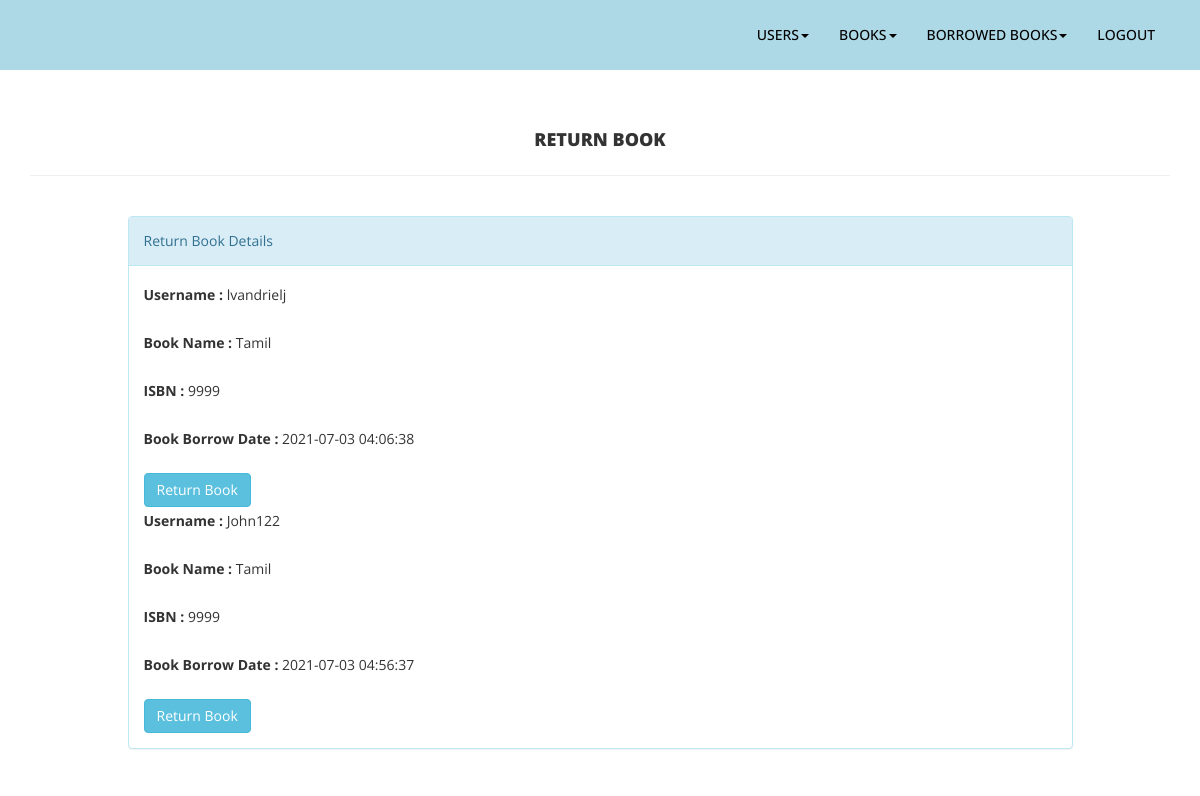
The page /return_book.php?bookName=Tamil on the database its author committed.
### tables this page shows
CREATE TABLE `borrow` (
  `brID` int(3) NOT NULL,
  `bName` varchar(30) NOT NULL,
  `ISBN` int(15) NOT NULL,
  `uUsername` varchar(30) NOT NULL,
  `uEmail` varchar(60) NOT NULL,
  `borrowDate` timestamp NOT NULL DEFAULT current_timestamp(),
  `returnDate` timestamp NULL DEFAULT NULL,
  `status` int(11) NOT NULL
);

### return_book.php (the view, shortened to what this page needs)
<?php
	include('connection.php');
	$bookName = $_GET['bookName'];
?>
<!DOCTYPE html>
<html>
<head>
<link href="css/bootstrap.css" rel="stylesheet">
<link href="css/font-awesome.css" rel="stylesheet">
<link href="css/style.css" rel="stylesheet">
</head>
<body>
<?php include('navbar.php')?>
<div class="content-wra <div class="content-wrapper">
    <div class="container">
		<div class="row pad-botm">
			<div class="col-md-12">
				<h4 class="header-line text-center">Return Book</h4>
			</div>
		</div>
		<div class="row">
			<div class="col-md-10 col-sm-6 col-xs-12 col-md-offset-1""> <div class="panel panel-info">
				<div class="panel-heading">Return Book Details</div>
					<div class="panel-body">
						<form method="post">
							<?php
								$sql = "SELECT `uUsername`, `bName`, `isbn`, `borrowDate`, `returnDate` FROM `borrow` WHERE `bName`='$bookName'";
								$run=mysqli_query($conn,$sql);
								while($row=mysqli_fetch_array($run))
								{
									$username=$row[0];
									$bookname=$row[1];
									$isbn=$row[2];
									$borrowdate=$row[3];
							?>
							<div class="form-group">
								<label>Username :</label>
								<?php echo htmlentities($username);?>
							</div>
							<div class="form-group">
								<label>Book Name :</label>
								<?php echo htmlentities($bookname);?>
							</div>
							<div class="form-group">
								<label>ISBN :</label>
								<?php echo htmlentities($isbn);?>
							</div>
							<div class="form-group">
								<label>Book Borrow Date :</label>
								<?php echo htmlentities($borrowdate);?>
							</div>
							<button type="submit" name="return" id="submit" class="btn btn-info" onclick="return confirm('Are you sure the book is returned?');"">Return Book </button>
							<?php } ?>
                        </form>
                    </div>
            </div>
        </div>
    </div>
</div>
</body>
</html>

### css/style.css (style rules this page uses)
.header-line { font-weight:900; padding-bottom:25px; border-bottom:1px solid #eeeeee; text-transform:uppercase; }
.pad-botm { padding-bottom:30px; }

### rows shown on the page
borrow: uUsername "lvandrielj", bName "Tamil", ISBN "9999", borrowDate "2021-07-03 04:06:38"
borrow: uUsername "John122", bName "Tamil", ISBN "9999", borrowDate "2021-07-03 04:56:37"
